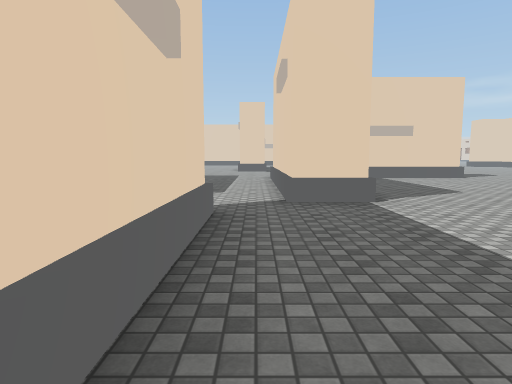
view 1 (above)

24 first-person views from a walk through a Unity game level. The camera is 1.4 m above the floor, tilts 6° down and sees 75° across. The floor is counted in squares, 2 m on a side. Each view is taken from the middle of a square. On the plan, view 1 faces up. The plan holds only what a view shows up to about 10 squares ahead; the rest is blank. The place goes on beyond the plan. The player is left out. Some animated figures are not drawn. Some surface patterns are stand-ins.

view 2
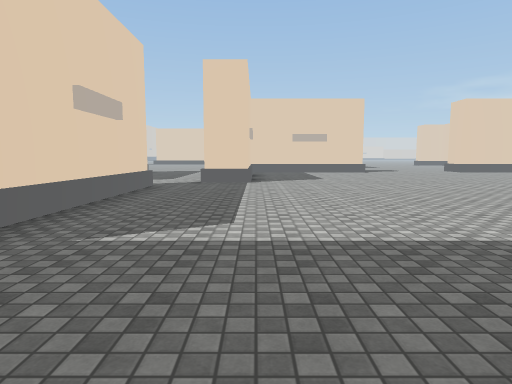

view 3
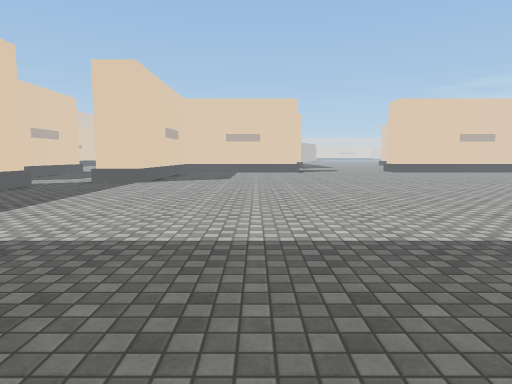

view 4
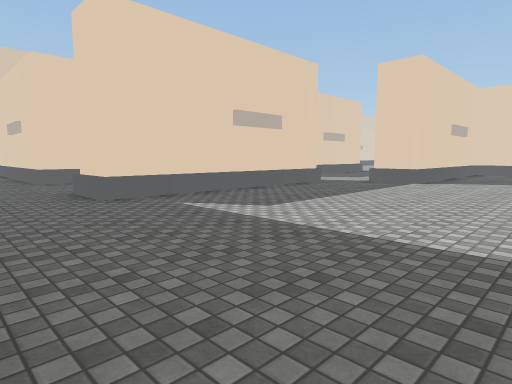

view 5
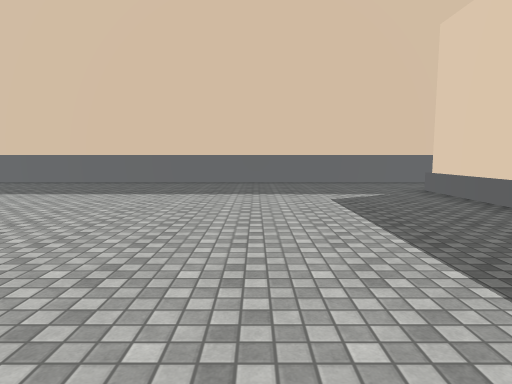

view 6
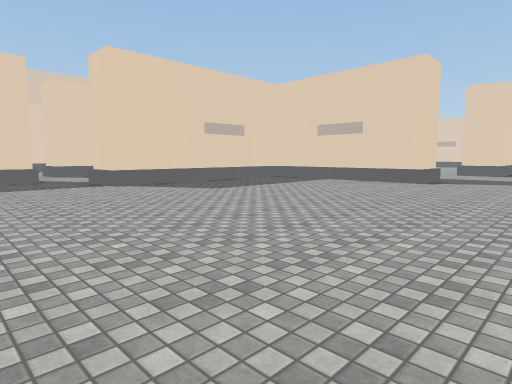

view 7
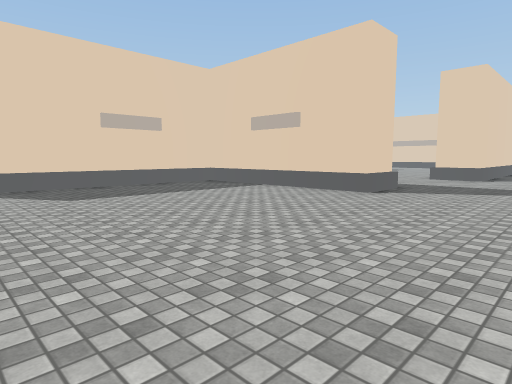

view 8
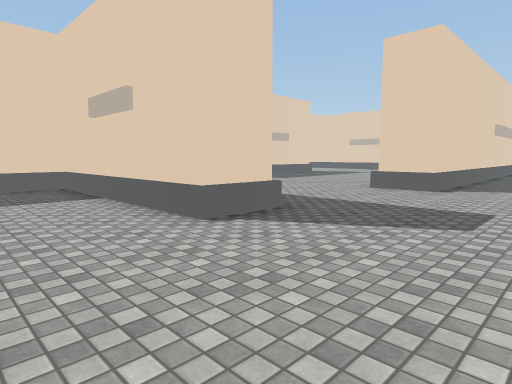

view 9
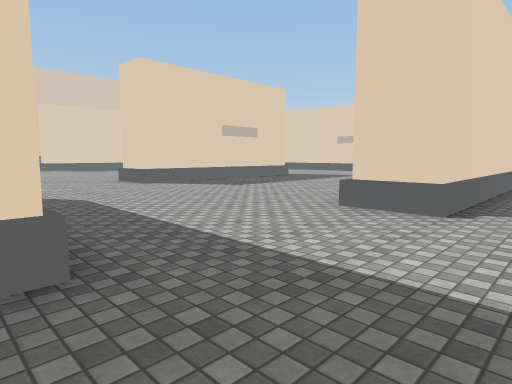

view 10
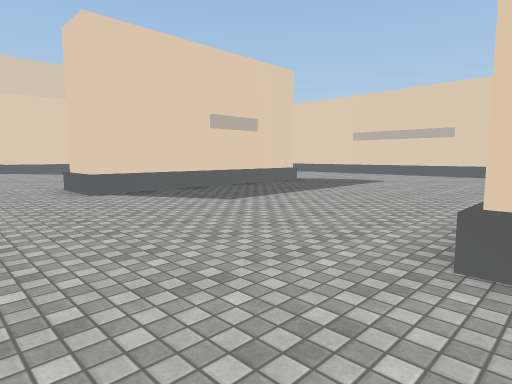

view 11
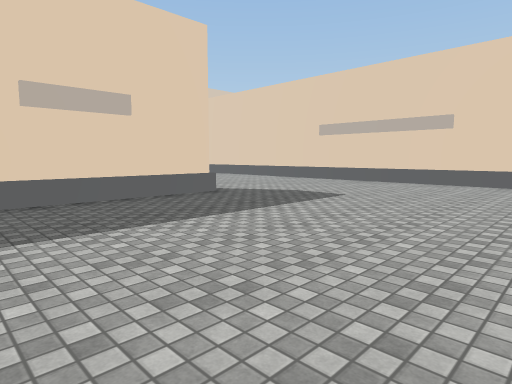

view 12
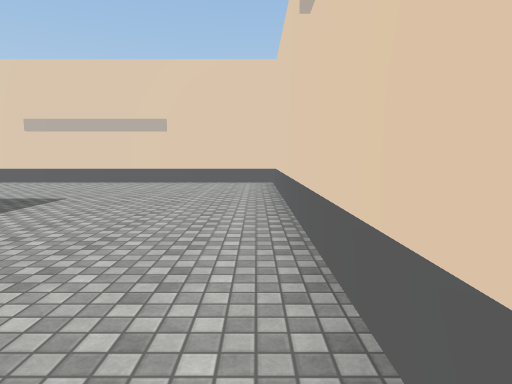

view 13
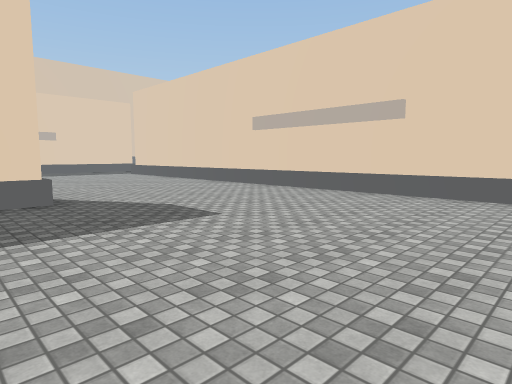

view 14
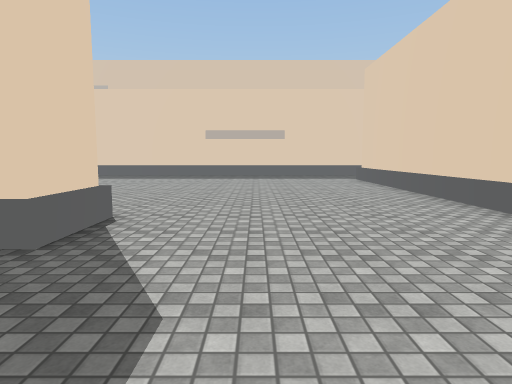

view 15
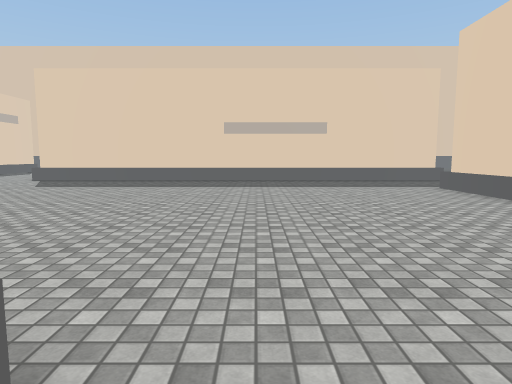

view 16
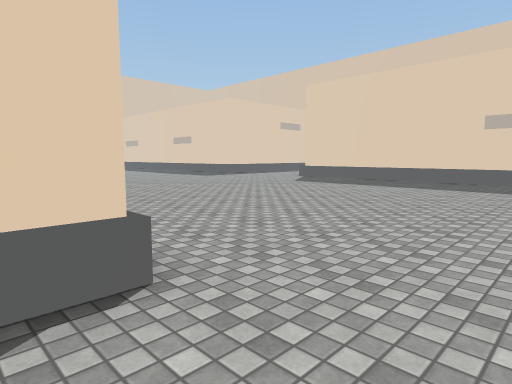

view 17
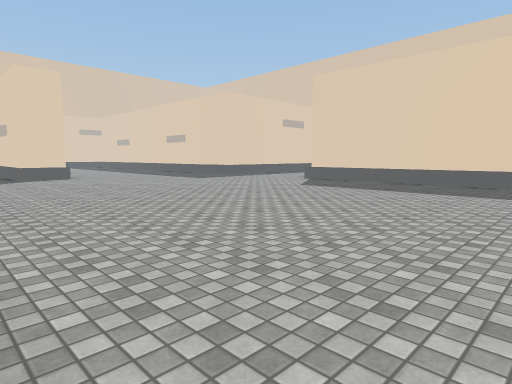

view 18
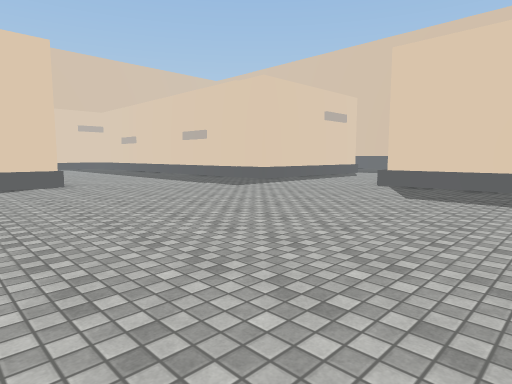

view 19
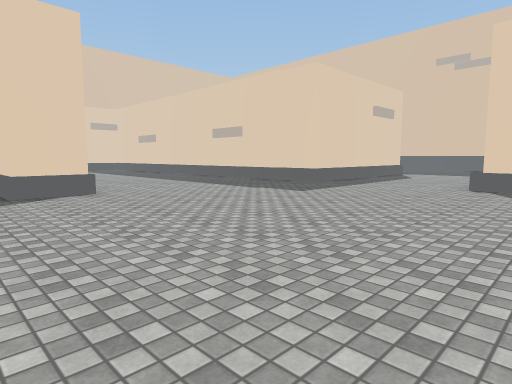

view 20
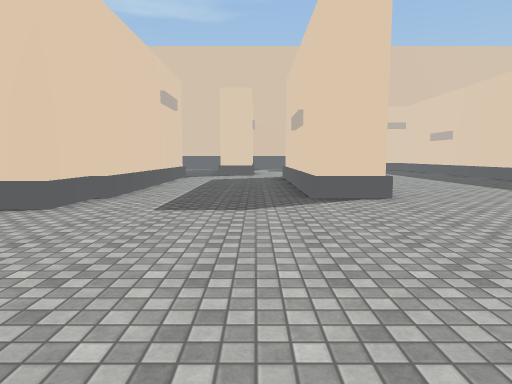

view 21
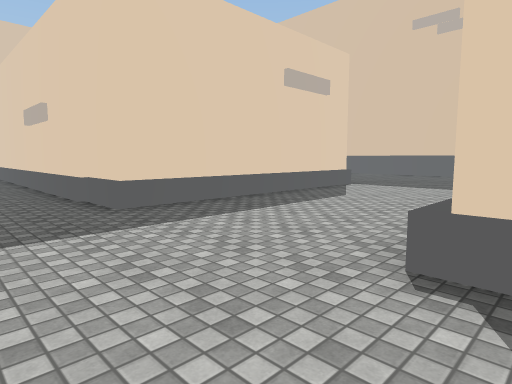

view 22
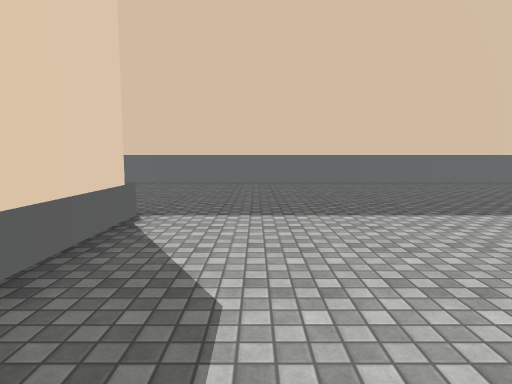

view 23
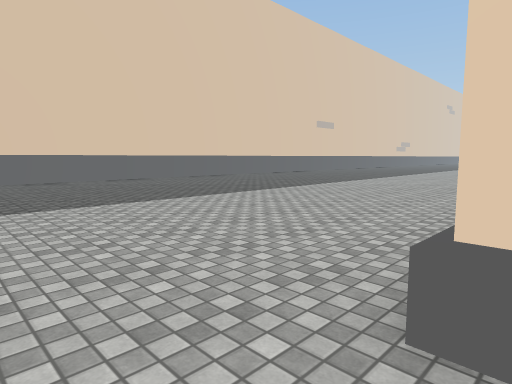

view 24
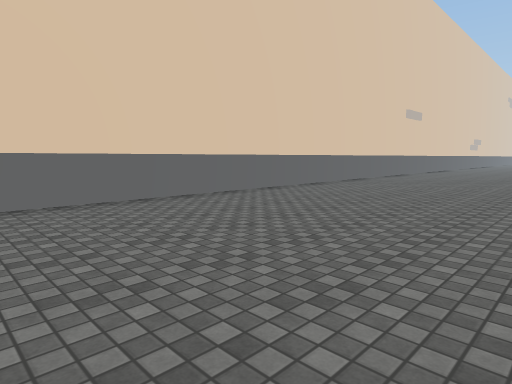

### Floor plan
Points are (right, up) in squares from view 1. A wall is a line through its corners. A room is listed if a view was taken in it or the views show most of it. See-through windows are left out.
Room 1 (views 1, 2, 3, 4, 5, 6, 7, 8)
walls: (-0.6, 4.2) (-0.6, -1.9) (-2, -1.9); (-2, -4.3) (10.2, -4.3); (6.9, 11.3) (1.8, 11.3) (1.8, 5.3) (0.6, 5.3)
ways out: opening at (-1.5, -3.5) to room 2; opening at (0, 5) to room 2; opening at (9, 9.3) to room 2
Room 2 (views 9, 10, 11, 12, 13, 14, 15, 16, 17, 18, 19, 20, 21, 22, 23, 24)
walls: (-4.4, 11.3) (-3, 11.3) (-3, 7.1); (-10.2, 22.8) (-10.2, 16.1); (-16.1, 12.5) (-9.8, 12.5) (-9.8, 4.5); (-0.9, 22.2) (0.4, 22.2) (0.4, 16.2) (-0.9, 16.2); (0.6, 5.3) (0.6, 11.3) (0.9, 11.3) (0.9, 12.5) (1.5, 12.5); (6.5, 18.5) (6.5, 27.2) (-7.5, 27.2); (6.9, 12.6) (6.9, 11.3); (7.9, 16.4) (6.5, 16.4); (-5, -0.9) (-5, -1.9) (-7.1, -1.9); (-21.3, 25) (-21.3, 10.2); (7.8, 21.4) (7.8, 16.2)
low walls: (7.8, 16.2) (6.4, 16.2)
ways out: opening at (-1.5, -3.5) to room 1; opening at (0, 5) to room 1; opening at (9, 9.3) to room 1

Positions as (right, up) in squares from view 1, and headings:
1: (0, 0), facing up
2: (2, -4), facing up
3: (5, -4), facing up
4: (5, -4), facing up-left
5: (3, 5), facing down
6: (10, 2), facing up-left
7: (10, 5), facing up-left
8: (10, 9), facing up-left
9: (9, 12), facing up-left
10: (7, 14), facing up-left
11: (6, 18), facing up-left
12: (6, 18), facing up
13: (6, 21), facing up-left
14: (3, 24), facing left
15: (0, 23), facing left
16: (0, 24), facing down-left
17: (-1, 23), facing down-left
18: (-2, 20), facing down-left
19: (-2, 18), facing down-left
20: (-2, 17), facing down
21: (-8, 17), facing down-left
22: (-12, 14), facing left
23: (-11, 15), facing up-left
24: (-16, 16), facing up-left
